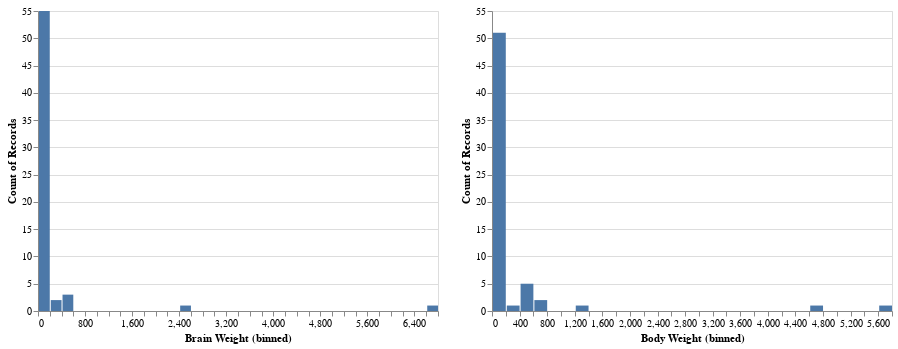

Notebook source saved alongside this figure:
### Code cell
hist_brain|hist_body

### Figure 1 — Vega-Lite specification as saved in the notebook (floating-point values rounded to 4 significant figures)
{"config": {"view": {"continuousWidth": 400, "continuousHeight": 300}}, "hconcat": [{"mark": "bar", "encoding": {"x": {"type": "quantitative", "bin": {"maxbins": 50}, "field": "Brain Weight"}, "y": {"type": "quantitative", "aggregate": "count"}}, "selection": {"selector002": {"type": "interval", "bind": "scales", "encodings": ["x", "y"]}}}, {"mark": "bar", "encoding": {"x": {"type": "quantitative", "bin": {"maxbins": 50}, "field": "Body Weight"}, "y": {"type": "quantitative", "aggregate": "count"}}, "selection": {"selector003": {"type": "interval", "bind": "scales", "encodings": ["x", "y"]}}}], "data": {"name": "data-c3f1d169386444fd3f2894e6f80b96b0"}, "$schema": "https://vega.github.io/schema/vega-lite/v4.8.1.json", "datasets": {"data-c3f1d169386444fd3f2894e6f80b96b0": [{"Index": 1, "Brain Weight": 3.385, "Body Weight": 44.5}, {"Index": 2, "Brain Weight": 0.48, "Body Weight": 15.5}, {"Index": 3, "Brain Weight": 1.35, "Body Weight": 8.1}, {"Index": 4, "Brain Weight": 465.0, "Body Weight": 423.0}, {"Index": 5, "Brain Weight": 36.33, "Body Weight": 119.5}, {"Index": 6, "Brain Weight": 27.66, "Body Weight": 115.0}, {"Index": 7, "Brain Weight": 14.83, "Body Weight": 98.2}, {"Index": 8, "Brain Weight": 1.04, "Body Weight": 5.5}, {"Index": 9, "Brain Weight": 4.19, "Body Weight": 58.0}, {"Index": 10, "Brain Weight": 0.425, "Body Weight": 6.4}, {"Index": 11, "Brain Weight": 0.101, "Body Weight": 4.0}, {"Index": 12, "Brain Weight": 0.92, "Body Weight": 5.7}, {"Index": 13, "Brain Weight": 1.0, "Body Weight": 6.6}, {"Index": 14, "Brain Weight": 0.005, "Body Weight": 0.14}, {"Index": 15, "Brain Weight": 0.06, "Body Weight": 1.0}, {"Index": 16, "Brain Weight": 3.5, "Body Weight": 10.8}, {"Index": 17, "Brain Weight": 2.0, "Body Weight": 12.3}, {"Index": 18, "Brain Weight": 1.7, "Body Weight": 6.3}, {"Index": 19, "Brain Weight": 2547.0, "Body Weight": 4603.0}, {"Index": 20, "Brain Weight": 0.023, "Body Weight": 0.3}, {"Index": 21, "Brain Weight": 187.1, "Body Weight": 419.0}, {"Index": 22, "Brain Weight": 521.0, "Body Weight": 655.0}, {"Index": 23, "Brain Weight": 0.785, "Body Weight": 3.5}, {"Index": 24, "Brain Weight": 10.0, "Body Weight": 115.0}, {"Index": 25, "Brain Weight": 3.3, "Body Weight": 25.6}, {"Index": 26, "Brain Weight": 0.2, "Body Weight": 5.0}, {"Index": 27, "Brain Weight": 1.41, "Body Weight": 17.5}, {"Index": 28, "Brain Weight": 529.0, "Body Weight": 680.0}, {"Index": 29, "Brain Weight": 207.0, "Body Weight": 406.0}, {"Index": 30, "Brain Weight": 85.0, "Body Weight": 325.0}, {"Index": 31, "Brain Weight": 0.75, "Body Weight": 12.3}, {"Index": 32, "Brain Weight": 62.0, "Body Weight": 1320.0}, {"Index": 33, "Brain Weight": 6654.0, "Body Weight": 5712.0}, {"Index": 34, "Brain Weight": 3.5, "Body Weight": 3.9}, {"Index": 35, "Brain Weight": 6.8, "Body Weight": 179.0}, {"Index": 36, "Brain Weight": 35.0, "Body Weight": 56.0}, {"Index": 37, "Brain Weight": 4.05, "Body Weight": 17.0}, {"Index": 38, "Brain Weight": 0.12, "Body Weight": 1.0}, {"Index": 39, "Brain Weight": 0.023, "Body Weight": 0.4}, {"Index": 40, "Brain Weight": 0.01, "Body Weight": 0.25}, {"Index": 41, "Brain Weight": 1.4, "Body Weight": 12.5}, {"Index": 42, "Brain Weight": 250.0, "Body Weight": 490.0}, {"Index": 43, "Brain Weight": 2.5, "Body Weight": 12.1}, {"Index": 44, "Brain Weight": 55.5, "Body Weight": 175.0}, {"Index": 45, "Brain Weight": 100.0, "Body Weight": 157.0}, {"Index": 46, "Brain Weight": 52.16, "Body Weight": 440.0}, {"Index": 47, "Brain Weight": 10.55, "Body Weight": 179.5}, {"Index": 48, "Brain Weight": 0.55, "Body Weight": 2.4}, {"Index": 49, "Brain Weight": 60.0, "Body Weight": 81.0}, {"Index": 50, "Brain Weight": 3.6, "Body Weight": 21.0}, {"Index": 51, "Brain Weight": 4.288, "Body Weight": 39.2}, {"Index": 52, "Brain Weight": 0.28, "Body Weight": 1.9}, {"Index": 53, "Brain Weight": 0.075, "Body Weight": 1.2}, {"Index": 54, "Brain Weight": 0.122, "Body Weight": 3.0}, {"Index": 55, "Brain Weight": 0.048, "Body Weight": 0.33}, {"Index": 56, "Brain Weight": 192.0, "Body Weight": 180.0}, {"Index": 57, "Brain Weight": 3.0, "Body Weight": 25.0}, {"Index": 58, "Brain Weight": 160.0, "Body Weight": 169.0}, {"Index": 59, "Brain Weight": 0.9, "Body Weight": 2.6}, {"Index": 60, "Brain Weight": 1.62, "Body Weight": 11.4}, {"Index": 61, "Brain Weight": 0.104, "Body Weight": 2.5}, {"Index": 62, "Brain Weight": 4.235, "Body Weight": 50.4}]}}
